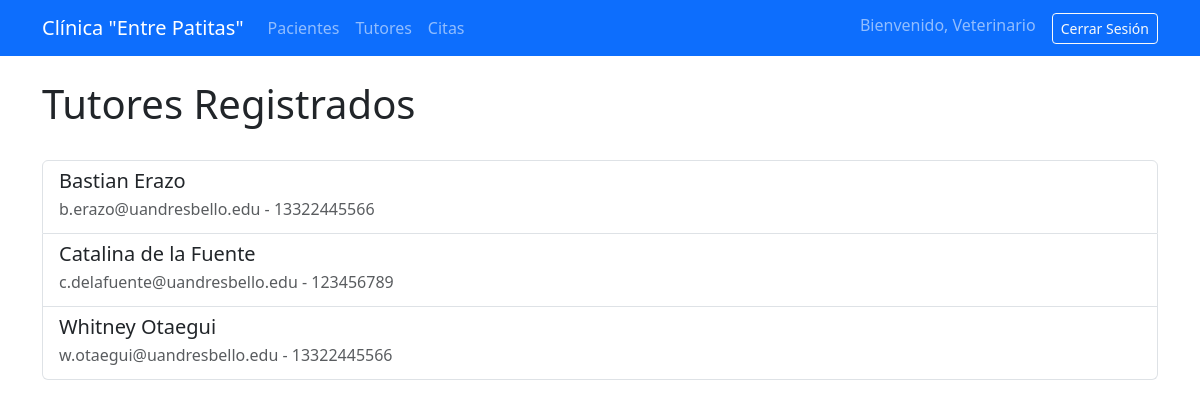
The page /gestion/tutores/ (signed in) on the database its author committed.
### gestion/models.py (models this page shows, shortened)
class Tutor(models.Model):
    nombre_completo = models.CharField(max_length=100)
    rut = models.CharField(max_length=12, unique=True)
    direccion = models.CharField(max_length=200)
    telefono = models.CharField(max_length=15)
    email = models.EmailField(unique=True)
    datos_bloqueados = models.BooleanField(default=False, verbose_name="Datos Bloqueados (No editar)")
    history = HistoricalRecords()

### gestion/views.py (the view)
# urls.py: path('tutores/', views.lista_tutores, name='lista_tutores'),
@login_required
def lista_tutores(request):
    tutores = Tutor.objects.all().order_by('nombre_completo')
    contexto = {
        'tutores': tutores,
    }
    return render(request, 'gestion/lista_tutores.html', contexto)

### gestion/templates/gestion/lista_tutores.html (shortened to what this page needs)
{% extends 'gestion/base.html' %}
{% block content %}
    <div class="d-flex justify-content-between align-items-center mb-4">
        <h1>Tutores Registrados</h1>
    </div>
    <div class="list-group">
        {% for tutor in tutores %}
            <a href="{% url 'detalle_tutor' tutor.id %}" class="list-group-item list-group-item-action">
                <h5 class="mb-1">{{ tutor.nombre_completo }}</h5>
                <p class="mb-1 text-muted">{{ tutor.email }} - {{ tutor.telefono }}</p>
            </a>
        {% empty %}
            <div class="alert alert-info">No hay tutores registrados.</div>
        {% endfor %}
    </div>
{% endblock %}

### gestion/templates/gestion/base.html (shortened to what this page needs)
{% load static %}
<!doctype html>
<html lang="es">
<head>
    <link href="https://cdn.jsdelivr.net/npm/bootstrap@5.3.3/dist/css/bootstrap.min.css" rel="stylesheet">
</head>
<body>
    <nav class="navbar navbar-expand-lg navbar-dark bg-primary">
        <div class="container">
            <a class="navbar-brand" href="{% url 'lista_pacientes' %}">Clínica "Entre Patitas"</a>
            <div class="collapse navbar-collapse">
                <ul class="navbar-nav me-auto mb-2 mb-lg-0">
                    <li class="nav-item">
                        <a class="nav-link" href="{% url 'lista_pacientes' %}">Pacientes</a>
                    </li>
                    <li class="nav-item">
                        <a class="nav-link" href="{% url 'lista_tutores' %}">Tutores</a>
                    </li>
                    <li class="nav-item">
                        <a class="nav-link" href="{% url 'calendario_citas' %}">Citas</a>
                    </li>
                </ul>
                <ul class="navbar-nav ms-auto mb-2 mb-lg-0">
                    {% if user.is_authenticated %}
                        <li class="nav-item">
                            <span class="navbar-text">
                                Bienvenido, {{ user.username }}
                            </span>
                        </li>
                        <li class="nav-item ms-3">
                            <form action="{% url 'logout' %}" method="post" class="d-inline">
                                    <button type="submit" class="btn btn-outline-light btn-sm">Cerrar Sesión</button>
                            </form>
                        </li>
                    {% else %}
                        <li class="nav-item">
                            <a href="{% url 'login' %}" class="btn btn-outline-light btn-sm">Iniciar Sesión</a>
                        </li>
                    {% endif %}
                </ul>
            </div>
        </div>
    </nav>
    <main class="container mt-4">
        {% block content %}
        {% endblock %}
    </main>
</body>
</html>

### rows shown on the page
Tutor: nombre_completo "Bastian Erazo", email "b.erazo@uandresbello.edu", telefono "13322445566"
Tutor: nombre_completo "Catalina de la Fuente", email "c.delafuente@uandresbello.edu", telefono "123456789"
Tutor: nombre_completo "Whitney Otaegui", email "w.otaegui@uandresbello.edu", telefono "13322445566"

### other values the page prints
{{ user.username }} "Veterinario"
